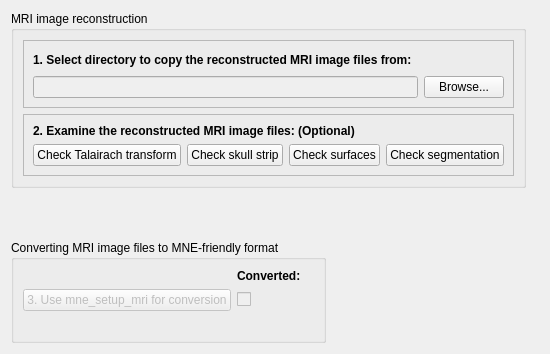
            <widget class="QWidget" name="tabSourcePreparation">
             <attribute name="title">
              <string>MRI reconstruction</string>
             </attribute>
             <layout class="QFormLayout" name="formLayout_6">
              <property name="fieldGrowthPolicy">
               <enum>QFormLayout::AllNonFixedFieldsGrow</enum>
              </property>
              <item row="0" column="0">
               <layout class="QVBoxLayout" name="verticalLayout_8">
                <item>
                 <widget class="QGroupBox" name="groupBoxReconstruction">
                  <property name="title">
                   <string>MRI image reconstruction</string>
                  </property>
                  <property name="flat">
                   <bool>false</bool>
                  </property>
                  <property name="checkable">
                   <bool>false</bool>
                  </property>
                  <layout class="QFormLayout" name="formLayout_3">
                   <property name="fieldGrowthPolicy">
                    <enum>QFormLayout::AllNonFixedFieldsGrow</enum>
                   </property>
                   <item row="0" column="0">
                    <layout class="QVBoxLayout" name="verticalLayout_7">
                     <item>
                      <widget class="QFrame" name="frameCopyRecon">
                       <property name="whatsThis">
                        <string>&lt;html&gt;&lt;head/&gt;&lt;body&gt;&lt;p&gt;MRI-image reconstruction can take a day, therefore Meggie only allows importing the pre-reconstructed image. You can, however, examine the reconstructed image with provided tools - if you have PySurfer installed and its path set properly in Meggie preferences.&lt;/p&gt;&lt;/body&gt;&lt;/html&gt;</string>
                       </property>
                       <property name="frameShape">
                        <enum>QFrame::StyledPanel</enum>
                       </property>
                       <property name="frameShadow">
                        <enum>QFrame::Raised</enum>
                       </property>
                       <layout class="QGridLayout" name="gridLayout_29">
                        <item row="0" column="0">
                         <layout class="QVBoxLayout" name="verticalLayout_3">
                          <item>
                           <layout class="QHBoxLayout" name="horizontalLayout_6">
                            <item>
                             <widget class="QLabel" name="label_4">
                              <property name="font">
                               <font>
                                <weight>75</weight>
                                <bold>true</bold>
                               </font>
                              </property>
                              <property name="toolTip">
                               <string/>
                              </property>
                              <property name="whatsThis">
                               <string/>
                              </property>
                              <property name="text">
                               <string>1. Select directory to copy the reconstructed MRI image files from:</string>
                              </property>
                             </widget>
                            </item>
                            <item>
                             <spacer name="horizontalSpacer_3">
                              <property name="orientation">
                               <enum>Qt::Horizontal</enum>
                              </property>
                              <property name="sizeHint" stdset="0">
                               <size>
                                <width>40</width>
                                <height>20</height>
                               </size>
                              </property>
                             </spacer>
                            </item>
                           </layout>
                          </item>
                          <item>
                           <layout class="QHBoxLayout" name="horizontalLayout_3">
                            <item>
                             <widget class="QLineEdit" name="lineEditRecon">
                              <property name="enabled">
                               <bool>false</bool>
                              </property>
                              <property name="whatsThis">
                               <string>MRI-image reconstruction can take a day, therefore Meggie only allows importing the pre-reconstructed image. You can, however, examine the reconstructed image with provided tools.</string>
                              </property>
                             </widget>
                            </item>
                            <item>
                             <widget class="QPushButton" name="pushButtonBrowseRecon">
                              <property name="whatsThis">
                               <string>MRI-image reconstruction can take a day, therefore Meggie only allows importing the pre-reconstructed image. You can, however, examine the reconstructed image with provided tools.</string>
                              </property>
                              <property name="text">
                               <string>Browse...</string>
                              </property>
                             </widget>
                            </item>
                           </layout>
                          </item>
                         </layout>
                        </item>
                       </layout>
                      </widget>
                     </item>
                     <item>
                      <widget class="QFrame" name="frame">
                       <property name="frameShape">
                        <enum>QFrame::StyledPanel</enum>
                       </property>
                       <property name="frameShadow">
                        <enum>QFrame::Raised</enum>
                       </property>
                       <layout class="QGridLayout" name="gridLayout_28">
                        <item row="0" column="0">
                         <layout class="QVBoxLayout" name="verticalLayout_5">
                          <item>
                           <layout class="QHBoxLayout" name="horizontalLayout_5">
                            <item>
                             <widget class="QLabel" name="label_6">
                              <property name="font">
                               <font>
                                <weight>75</weight>
                                <bold>true</bold>
                               </font>
                              </property>
                              <property name="text">
                               <string>2. Examine the reconstructed MRI image files: (Optional)</string>
                              </property>
                              <property name="margin">
                               <number>0</number>
                              </property>
                              <property name="indent">
                               <number>-1</number>
                              </property>
                             </widget>
                            </item>
                           </layout>
                          </item>
                          <item>
                           <layout class="QHBoxLayout" name="horizontalLayout_4">
                            <item>
                             <widget class="QPushButton" name="pushButtonCheckTalairach">
                              <property name="sizePolicy">
                               <sizepolicy hsizetype="Expanding" vsizetype="Fixed">
                                <horstretch>0</horstretch>
                                <verstretch>0</verstretch>
                               </sizepolicy>
                              </property>
                              <property name="text">
                               <string>Check Talairach transform</string>
                              </property>
                             </widget>
                            </item>
                            <item>
                             <widget class="QPushButton" name="pushButtonSkullStrip">
                              <property name="text">
                               <string>Check skull strip</string>
                              </property>
                             </widget>
                            </item>
                            <item>
                             <widget class="QPushButton" name="pushButtonCheckSurfaces">
                              <property name="text">
                               <string>Check surfaces</string>
                              </property>
                             </widget>
                            </item>
                            <item>
                             <widget class="QPushButton" name="pushButtonCheckSegmentations">
                              <property name="text">
                               <string>Check segmentation</string>
                              </property>
                             </widget>
                            </item>
                           </layout>
                          </item>
                         </layout>
                        </item>
                       </layout>
                      </widget>
                     </item>
                    </layout>
                   </item>
                  </layout>
                 </widget>
                </item>
               </layout>
              </item>
              <item row="0" column="1">
               <widget class="QLabel" name="label_5">
                <property name="text">
                 <string/>
                </property>
               </widget>
              </item>
              <item row="1" column="0">
               <spacer name="verticalSpacer_2">
                <property name="orientation">
                 <enum>Qt::Vertical</enum>
                </property>
                <property name="sizeHint" stdset="0">
                 <size>
                  <width>20</width>
                  <height>40</height>
                 </size>
                </property>
               </spacer>
              </item>
              <item row="2" column="0">
               <widget class="QGroupBox" name="groupBox_2">
                <property name="title">
                 <string>Converting MRI image files to MNE-friendly format</string>
                </property>
                <layout class="QFormLayout" name="formLayout_4">
                 <property name="fieldGrowthPolicy">
                  <enum>QFormLayout::AllNonFixedFieldsGrow</enum>
                 </property>
                 <item row="0" column="0">
                  <layout class="QGridLayout" name="gridLayout_11">
                   <item row="0" column="0">
                    <widget class="QLabel" name="label_13">
                     <property name="font">
                      <font>
                       <weight>75</weight>
                       <bold>true</bold>
                      </font>
                     </property>
                     <property name="text">
                      <string/>
                     </property>
                     <property name="alignment">
                      <set>Qt::AlignCenter</set>
                     </property>
                    </widget>
                   </item>
                   <item row="0" column="1">
                    <widget class="QLabel" name="label_14">
                     <property name="font">
                      <font>
                       <weight>75</weight>
                       <bold>true</bold>
                      </font>
                     </property>
                     <property name="text">
                      <string>Converted:</string>
                     </property>
                    </widget>
                   </item>
                   <item row="1" column="1">
                    <widget class="QCheckBox" name="checkBoxConvertedToMNE">
                     <property name="enabled">
                      <bool>false</bool>
                     </property>
                     <property name="text">
                      <string/>
                     </property>
                     <property name="checkable">
                      <bool>true</bool>
                     </property>
                    </widget>
                   </item>
                   <item row="1" column="0">
                    <widget class="QPushButton" name="pushButtonConvertToMNE">
                     <property name="enabled">
                      <bool>false</bool>
                     </property>
                     <property name="text">
                      <string>3. Use mne_setup_mri for conversion</string>
                     </property>
                    </widget>
                   </item>
                   <item row="2" column="3">
                    <widget class="QLabel" name="labelSetUpSourceSpaceProgress">
                     <property name="text">
                      <string/>
                     </property>
                    </widget>
                   </item>
                  </layout>
                 </item>
                </layout>
               </widget>
              </item>
             </layout>
            </widget>
